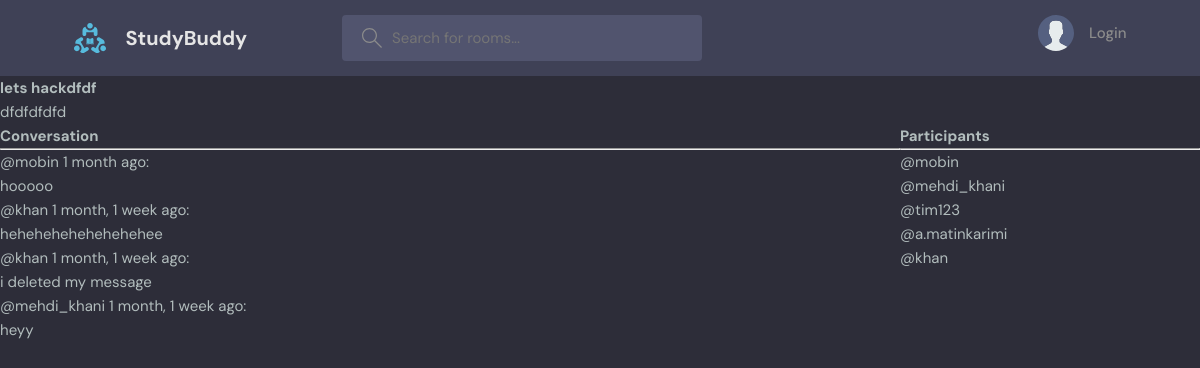
The app's page /room/21 with its own data.
### first_app/models.py (models this page shows, shortened)
class Room(models.Model):
    host = ForeignKey(to=User, on_delete=models.SET_NULL, null=True)
    topic = ForeignKey(to=Topic, on_delete=models.SET_NULL, null=True)
    name = CharField(max_length=200)
    description = TextField(null=True, blank=True)
    participants = ManyToManyField(to=User, related_name="participants", blank=True)
    updated = DateTimeField(auto_now=True)
    created = DateTimeField(auto_now_add=True)

class Message(models.Model):
    user = ForeignKey(to=User, on_delete=models.CASCADE)
    room = ForeignKey(to=Room, on_delete=models.CASCADE)
    body = TextField()
    updated = DateTimeField(auto_now=True)
    created = DateTimeField(auto_now_add=True)
    class Meta:
        ordering = ["-created", "-updated"]

### first_app/views.py (the view)
# urls.py: path("room/<str:primary_key>", views.room, name="room"),
def room(request, primary_key):
    room = Room.objects.get(id=primary_key)
    comments = Message.objects.filter(room__id=primary_key).order_by("-created")
    if request.method == "POST":
        body = request.POST.get("body")
        Message.objects.create(user=request.user, room=room, body=body)
        if not room.participants.filter(id=request.user.id).exists():
            room.participants.add(request.user)
        return redirect("room", primary_key=primary_key)
    participants = room.participants.all()
    data = {"room": room, "comments": comments, "participants": participants}
    return render(request, "first_app/room.html", data)

### first_app/templates/first_app/room.html (shortened to what this page needs)
{% extends "base.html" %}
{% block content %}
<h1>{{room.name}}</h1>
<p>{{room.description}}</p>
<div class="room_container">
    <div>
        <div class="comment_wrapper">
            <h3>Conversation</h3>
            <hr/>
            {% for comment in comments %}
            <small>@{{comment.user.username}} {{comment.updated|timesince}} ago:</small>
            <p>{{comment.body}}</p>
            {% endfor %}
        </div>
    </div>
    <div>
        <h3>Participants</h3>
        <hr/>
        {% for user in participants %}
        <div>
            <p>@{{user.username}}</p>
        </div>
        {% endfor %}
    </div>
</div>
{% endblock %}

### static/styles/style.css (style rules this page uses)
:root { --color-main: #71c6dd; --color-main-light: #e1f6fb; --color-dark: #3f4156; --color-dark-medium: #51546e; --color-dark-light: #696d97; --color-light: #e5e5e5; --color-gray: #8b8b8b; --color-light-gray: #b2bdbd; --color-bg: #2d2d39; --color-success: #5dd693; --color-error: #fc4b0b; }
* { font-family: "DM Sans", -apple-system, BlinkMacSystemFont, "Segoe UI", Roboto, Oxygen, Ubuntu, Cantarell, "Open Sans", "Helvetica Neue", sans-serif; margin: 0; padding: 0; box-sizing: border-box; text-rendering: optimizeLegibility; font-size: inherit; }
html { font-size: 56.25%; }
@media only screen and (min-width: 1200px) { html { font-size: 62.5%; } }
body { line-height: 1.6; font-weight: 400; font-size: 1.5rem; color: var(--color-light-gray); background-color: var(--color-bg); min-height: 100vh; }

### first_app/templates/first_app/room.html (style rules this page uses)
.room_container { display: grid; grid-template-columns: 3fr 1fr; }

### records on screen
Room: name "lets hackdfdf", description "dfdfdfdfd"
Message: user.username "mobin", updated "1 month", body "hooooo"
Message: user.username "khan", updated "1 month, 1 week", body "hehehehehehehehehee"
Message: user.username "khan", updated "1 month, 1 week", body "i deleted my message"
Message: user.username "mehdi_khani", updated "1 month, 1 week", body "heyy"

### other values on screen
{{ user.username }} "mobin"
{{ user.username }} "mehdi_khani"
{{ user.username }} "tim123"
{{ user.username }} "a.matinkarimi"
{{ user.username }} "khan"
